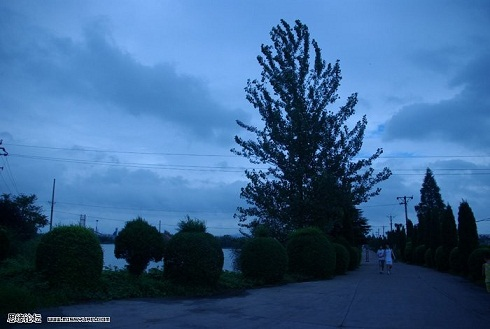
#> input picture datas/p3.jpg, 490 x 329 px
$ jupyter execute '53-图像特效-素描图像提取.ipynb'   (older library calls are emulated)
#> lines starting #> are read from the running program, lines starting #| are printed output that depends on the picture; after the words box and inside, x2 and y2 are one past the last pixel; in counts of white or black regions, pixels touching at a corner belong together
# 图像特效-素描图像提取

[cell 1]
from scipy import signal
import numpy as np
import cv2
import matplotlib.pyplot as plt

[cell 2]
src = cv2.imread('../datas/p3.jpg')
#> src is the input picture: shape (329, 490, 3); mean B, G, R 142.4, 98.3, 58.8
gray = cv2.imread('../datas/p3.jpg',0)
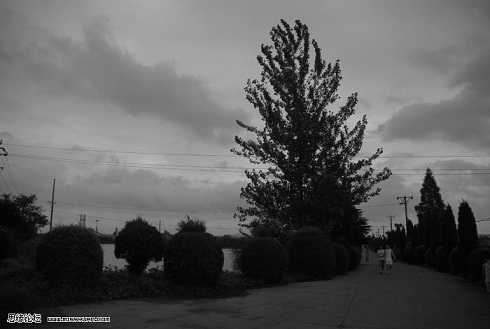
#> gray: shape (329, 490); min 0, max 255, mean 91.5
rgb = cv2.cvtColor(src,cv2.COLOR_BGR2RGB)

[cell 3]
def get_setch_pixels(src,thresh=20):
#> called with thresh = 20
    srcf = src.astype(np.float32)
    if len(srcf.shape) < 3:
        return np.zeros_like(src)
    dst = np.zeros_like(srcf)
    invert = 255.0 - srcf
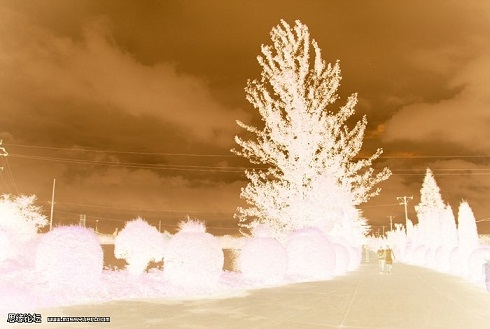
#> invert: shape (329, 490, 3) float32; mean R, G, B 196.2, 156.7, 112.6
    gauss = cv2.GaussianBlur(invert,(3,3),0,0).astype(np.float32)
    dst = srcf + srcf * gauss / (255 - gauss + 1.0e-5)
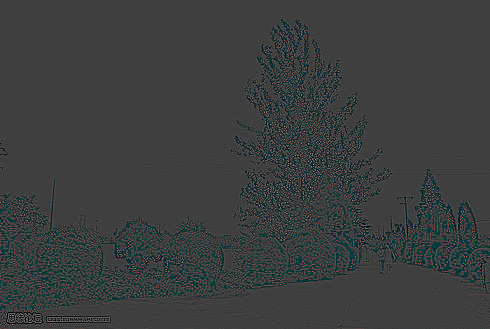
#> dst: shape (329, 490, 3) float32; mean R, G, B 239.6, 252.5, 253.5; drawn with min black and max white

    dst[dst > 255] = 255
    dst[dst < 0] = 0
#     dst = 255- np.minimum(dst,255)
    return np.uint8(dst)
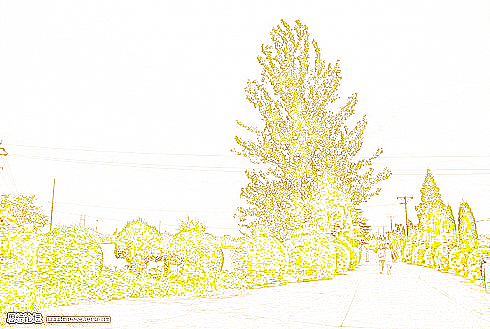
#> returned value: shape (329, 490, 3); mean of channels 0, 1, 2 223, 245.5, 248.5; drawn as B, G, R

[cell 4]
dst = get_setch_pixels(rgb)
plt.imshow(dst)

[cell 5]
def get_setch_pixels2(src,thresh=20):
#> called with thresh = 20
    srcf = src.astype(np.float32)
    if len(srcf.shape) < 3:
        return np.zeros_like(src)
#     dst = np.zeros_like(srcf)
    gray = cv2.cvtColor(src,cv2.COLOR_RGB2GRAY).astype(np.uint8)
    sobelX = cv2.Sobel(gray,cv2.CV_16S,1,0)
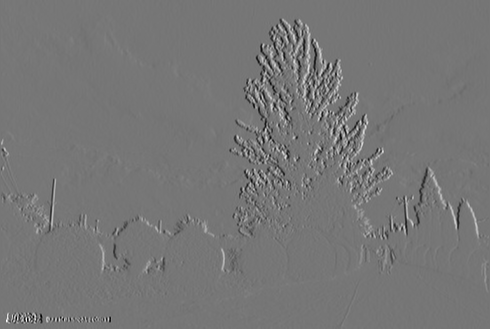
#> sobelX: shape (329, 490) int16; min -672, max 772, mean 0.2; drawn with min black and max white
    sobelY = cv2.Sobel(gray,cv2.CV_16S,0,1)
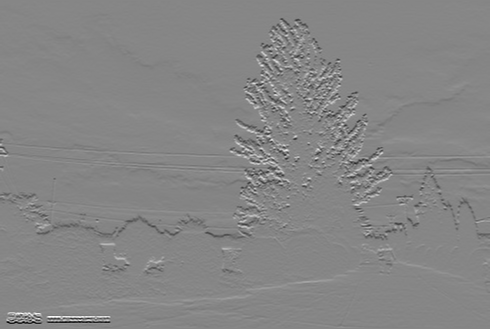
#> sobelY: shape (329, 490) int16; min -856, max 770, mean -2.4; drawn with min black and max white
    sobel = np.abs(sobelX) + np.abs(sobelY)
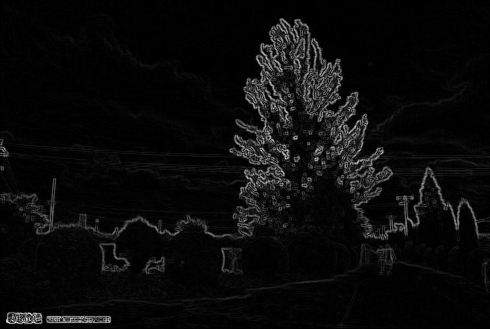
#> sobel: shape (329, 490) int16; min 0, max 1174, mean 52.2; drawn with min black and max white
#     sobmin,sobmax = cv2.minMaxLoc(sobel)
    dst = cv2.normalize(sobel,0,255,cv2.NORM_MINMAX)
#> dst: shape (329, 490) int16
#     dst = 255- np.minimum(dst,255)
#     dst[dst == 0] = 255
    return np.uint8(dst)
#> returned value: shape (329, 490)

[cell 6]
dst = get_setch_pixels2(rgb)
plt.imshow(dst,'gray')

[cell 7]
def get_setch_pixels3(src,thresh=180):
#> called with thresh = 180
    kernel = np.array([
        [-1,-1,-1],
        [-1,8,-1],
        [-1,-1,-1]
    ])
    srcf = src.astype(np.float32)
    if len(src.shape) < 3:
        srcf = cv2.cvtColor(src,cv2.COLOR_GRAY2RGB).astype(np.float32)
    dstr =  signal.convolve2d(srcf[:,:,0],kernel, boundary='symm', mode='same')
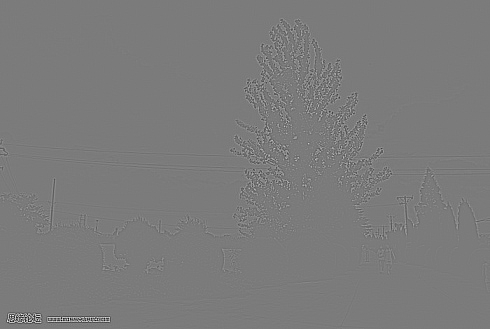
#> dstr: shape (329, 490) float64; min -1573, max 1675, mean 0; drawn with min black and max white
    dstg =  signal.convolve2d(srcf[:,:,1],kernel, boundary='symm', mode='same')
    dstb =  signal.convolve2d(srcf[:,:,2],kernel, boundary='symm', mode='same')
    dst = cv2.merge([dstr,dstg,dstb])
#> dst: shape (329, 490, 3) float64
    dst = dst * (1+thresh) / 100.0
    dst[dst < 0] = 0
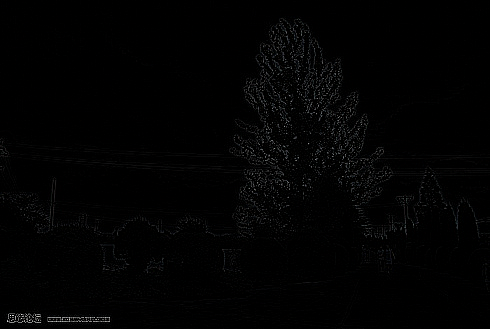
#> dst: shape (329, 490, 3) float64; mean R, G, B 30.8, 31.8, 32.3; drawn with min black and max white
    dst[dst > 255] = 255
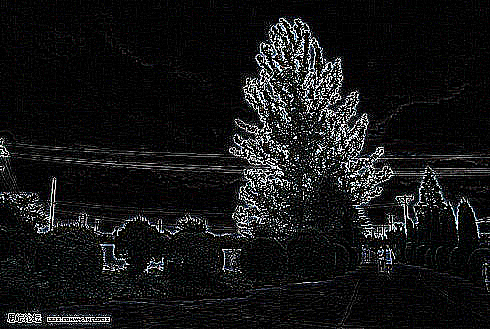
#> dst: shape (329, 490, 3) float64; 3.47% of pixels changed, all inside (x1, y1, x2, y2) = (0, 18, 489, 324)
    return np.uint8(dst)
#> returned value: shape (329, 490, 3)

$ run again, with datas/animal.jpg copied over datas/p3.jpg
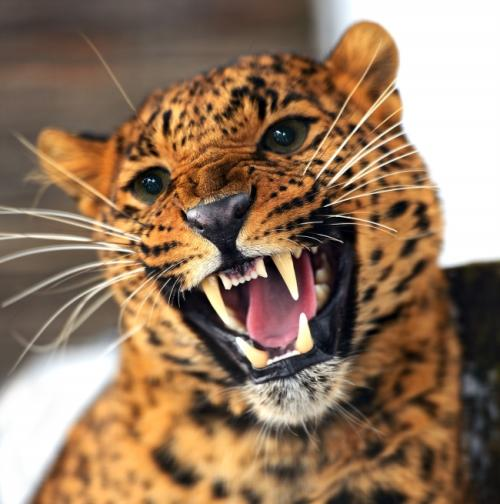
#> input picture datas/animal.jpg, 500 x 504 px
#> src is the input picture: shape (504, 500, 3); mean B, G, R 95.3, 119.5, 147.5
#> in get_setch_pixels3, `return np.uint8(dst)`:
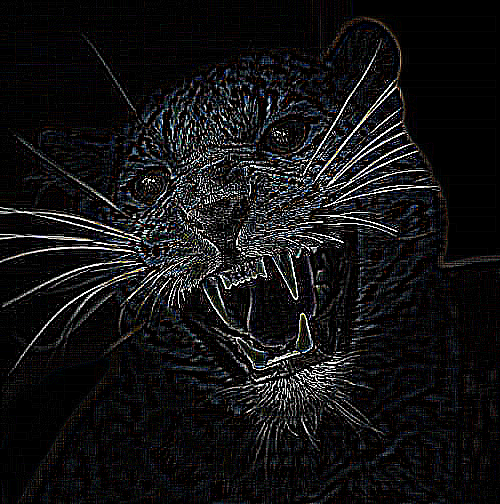
#> returned value: shape (504, 500, 3); mean of channels 0, 1, 2 20.2, 19.3, 19.5; drawn as B, G, R
